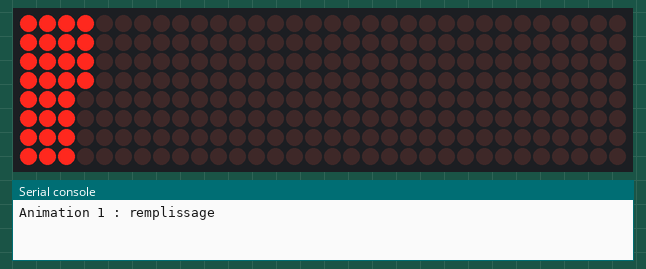
This program was run on a simulated ESP32 board running MicroPython. On the bench: 32×8 LED matrix, the last lines printed to the serial console. Library files of the repository ran but are not shown: max7219.py. At 18.6 s the program stops and its outputs stay as they are.

Above: at 0.45 s.
At 2.9 s:
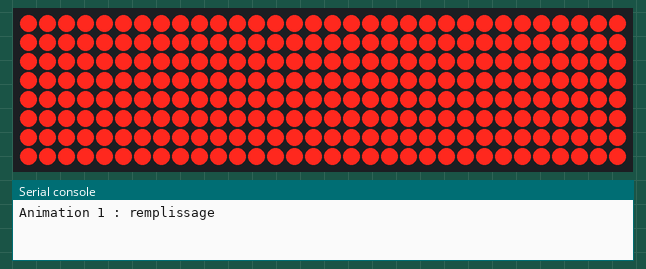
At 5.2 s:
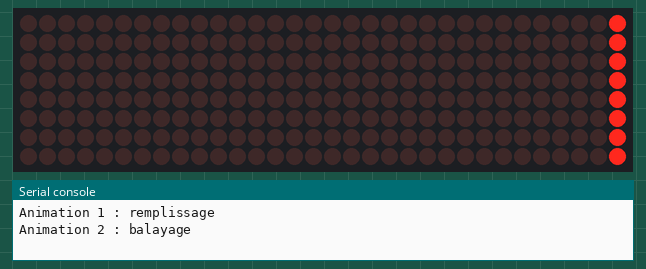
At 7.2 s:
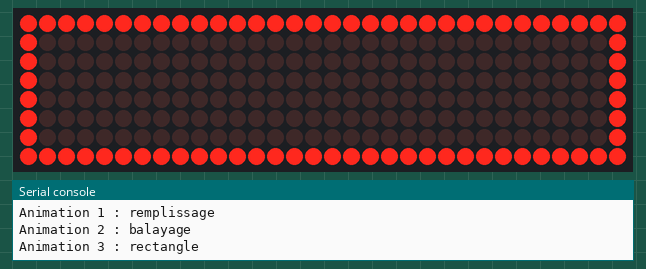
At 13.4 s:
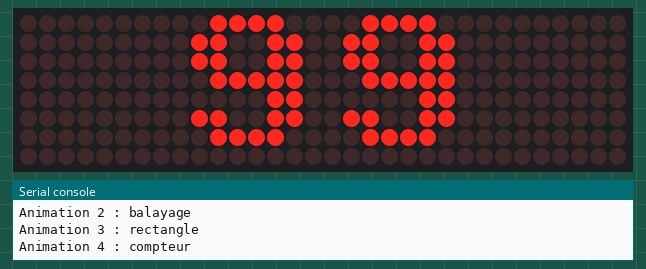
At 18.6 s:
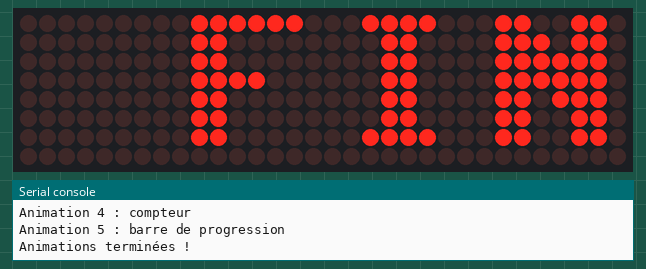

Measured:
- what the display in image 1 shows lasts 1.0 s, from 2.9 s to 3.9 s
- what the display in image 2 shows lasts 0.6 s, from 5.1 s to 5.7 s
- what the display in image 3 shows lasts 1.1 s, from 7.2 s to 8.3 s

The program:

exemple_animations.py
```python
# Exemple 3 — Animations sur la matrice LED 8x32
# Fablab Ardèche — Composant : MAX7219 (1088AS)
# -----------------------------------------------------------------------
# Plusieurs mini-animations pour découvrir les possibilités de l'afficheur :
#   1. Remplissage pixel par pixel
#   2. Lignes qui balaient l'écran
#   3. Rectangle qui grandit
#   4. Compteur (0 → 99)
#   5. Barre de progression
#
# Câblage ESP32 → MAX7219 :
#   D23  → DIN       D18  → CLK       D5   → CS
#   5V   → VCC       GND  → GND
#
# ATTENTION : bien brancher sur le connecteur DIN (pas DOUT)
# -----------------------------------------------------------------------

from machine import Pin, SPI
import max7219
import time

# Initialisation
spi = SPI(2, baudrate=10000000, polarity=0, phase=0,
          sck=Pin(18), mosi=Pin(23))
cs = Pin(5, Pin.OUT)
ecran = max7219.Matrix8x8(spi, cs, 4)
ecran.brightness(5)


# === Animation 1 : remplissage pixel par pixel ===
print("Animation 1 : remplissage")
ecran.fill(0)
for x in range(32):
    for y in range(8):
        ecran.pixel(x, y, 1)
        ecran.show()
        time.sleep_ms(10)
time.sleep(1)


# === Animation 2 : ligne verticale qui balaie l'écran ===
print("Animation 2 : balayage")
for x in range(32):
    ecran.fill(0)
    ecran.vline(x, 0, 8, 1)       # ligne verticale en x, hauteur 8
    ecran.show()
    time.sleep_ms(40)
time.sleep(0.5)


# === Animation 3 : rectangle qui grandit depuis le centre ===
print("Animation 3 : rectangle")
for taille in range(1, 17):
    ecran.fill(0)
    x = 16 - taille                # centré horizontalement
    y = max(0, 4 - taille // 2)    # centré verticalement
    w = taille * 2
    h = min(8, taille)
    ecran.rect(x, y, w, h, 1)
    ecran.show()
    time.sleep_ms(100)
time.sleep(1)


# === Animation 4 : compteur de 0 à 99 ===
print("Animation 4 : compteur")
for i in range(100):
    ecran.fill(0)
    ecran.text(str(i), 8, 0, 1)   # centré (8 pixels depuis la gauche)
    ecran.show()
    time.sleep_ms(50)
time.sleep(1)


# === Animation 5 : barre de progression ===
print("Animation 5 : barre de progression")
for pct in range(101):
    ecran.fill(0)
    # Barre : largeur proportionnelle au pourcentage
    largeur = int(pct * 30 / 100)
    ecran.fill_rect(1, 2, largeur, 4, 1)   # barre pleine
    ecran.rect(0, 1, 32, 6, 1)             # cadre extérieur
    ecran.show()
    time.sleep_ms(30)
time.sleep(1)


# === Fin ===
ecran.fill(0)
ecran.text("FIN", 8, 0, 1)
ecran.show()
print("Animations terminées !")

# -----------------------------------------------------------------------
# MÉTHODES DISPONIBLES (héritées de framebuf) :
#
#   ecran.pixel(x, y, 1)              # allumer un pixel
#   ecran.hline(x, y, largeur, 1)     # ligne horizontale
#   ecran.vline(x, y, hauteur, 1)     # ligne verticale
#   ecran.line(x1, y1, x2, y2, 1)    # ligne quelconque
#   ecran.rect(x, y, w, h, 1)        # rectangle vide
#   ecran.fill_rect(x, y, w, h, 1)   # rectangle plein
#   ecran.text("ABC", x, y, 1)       # texte (~8px par caractère)
#   ecran.scroll(dx, dy)              # décaler tout le contenu
#   ecran.fill(0)                     # tout effacer
#   ecran.fill(1)                     # tout allumer
#   ecran.show()                      # afficher (obligatoire)
#   ecran.brightness(0..15)           # luminosité
# -----------------------------------------------------------------------
```
